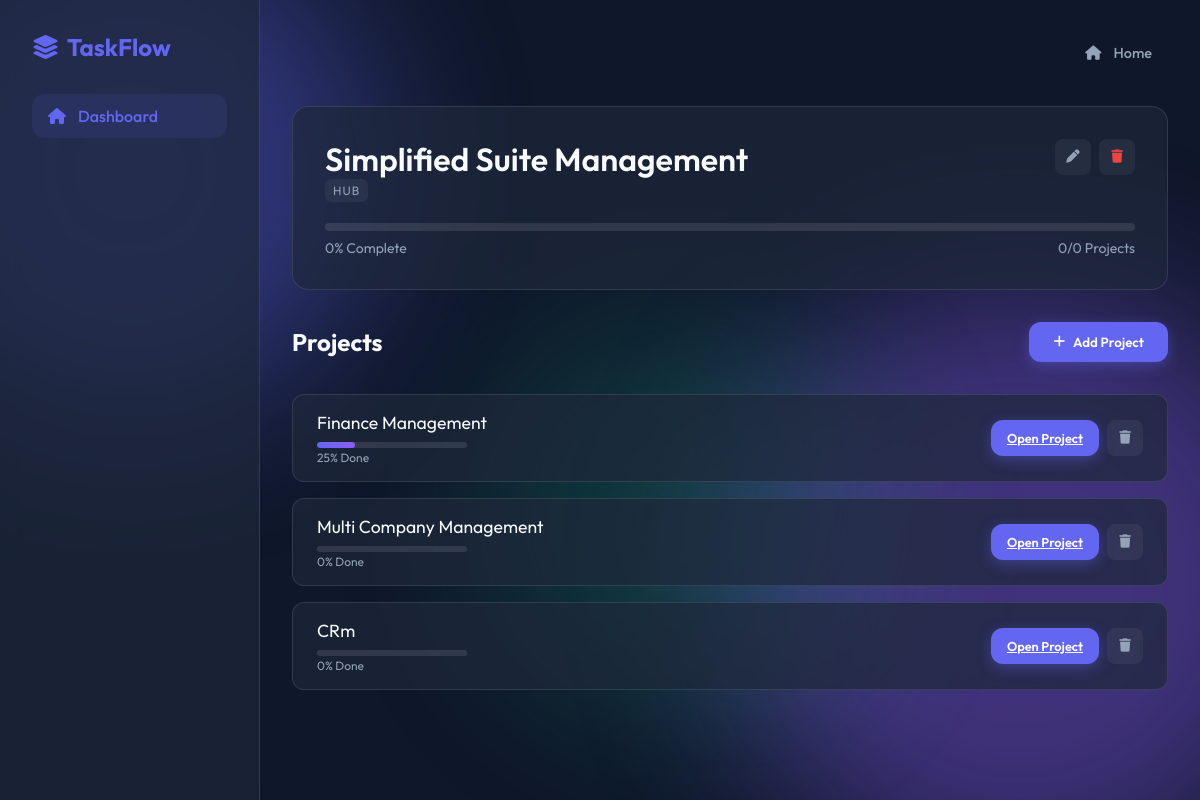
The app's page /list/1 with its own data.
### models.py (models this page shows, shortened)
class TodoList(db.Model):
    id = db.Column(db.Integer, primary_key=True)
    title = db.Column(db.String(100), nullable=False)
    type = db.Column(db.String(20), default='list') # 'hub' or 'list'
    created_at = db.Column(db.DateTime, default=datetime.utcnow)
    items = db.relationship('TodoItem', backref='list', lazy=True, cascade="all, delete-orphan", foreign_keys='TodoItem.list_id')
    def get_progress(self):
        total = len(self.items)
        if total == 0:
            return 0
        done = sum(1 for item in self.items if item.status == 'done')
        return int((done / total) * 100)

class TodoItem(db.Model):
    id = db.Column(db.Integer, primary_key=True)
    list_id = db.Column(db.Integer, db.ForeignKey('todo_list.id'), nullable=False)
    content = db.Column(db.String(200), nullable=False)
    description = db.Column(db.Text, nullable=True)
    notes = db.Column(db.Text, nullable=True)
    status = db.Column(db.String(20), default='not_started') # 'not_started', 'in_progress', 'done'
    linked_list_id = db.Column(db.Integer, db.ForeignKey('todo_list.id'), nullable=True)
    linked_list = db.relationship('TodoList', foreign_keys=[linked_list_id], post_update=True)

### app.py (the view)
@app.route('/list/<int:list_id>')
def list_view(list_id):
    todo_list = TodoList.query.get_or_404(list_id)
    parent_item = TodoItem.query.filter_by(linked_list_id=list_id).first()
    parent_list = parent_item.list if parent_item else None
    return render_template('list_view.html', todo_list=todo_list, parent_list=parent_list)

### templates/list_view.html (shortened to what this page needs)
{% extends 'base.html' %}
{% block content %}
<div class="nav-links" style="margin-bottom: 1rem; display: flex; align-items: center;">
    <a href="/" class="back-link" style="margin-left: auto;"><i class="fa-solid fa-house"></i> Home</a>
</div>
<div class="list-header">
    <div class="card-header">
        <div>
            <h1 id="list-title-display">{{ todo_list.title }}</h1>
            <span class="card-type">{{ todo_list.type }}</span>
        </div>
        <div class="task-actions">
            <button class="btn-icon" onclick="openEditListModal()"><i class="fa-solid fa-pen"></i></button>
            <button class="btn-icon" style="color: var(--danger-color);" onclick="deleteList({{ todo_list.id }})"><i
                    class="fa-solid fa-trash"></i></button>
        </div>
    </div>
    {% if todo_list.type == 'hub' %}
    <div class="progress-container" style="margin-top: 1.5rem;">
    </div>
    <div class="progress-text">
        <span id="progress-percent">0% Complete</span>
        <span id="progress-count">0/0 Projects</span>
    </div>
    {% endif %}
</div>
<div style="margin-bottom: 2rem; display: flex; justify-content: space-between; align-items: center;">
    <h2>{{ 'Projects' if todo_list.type == 'hub' else 'Tasks' }}</h2>
    <button class="btn btn-primary" onclick="openAddItemModal()">
        <i class="fa-solid fa-plus"></i> Add {{ 'Project' if todo_list.type == 'hub' else 'Task' }}
    </button>
</div>
<div class="task-list" id="items-container">
    {% for item in todo_list.items %}
    <div class="task-item {{ 'done' if item.status == 'done' else '' }}" id="item-{{ item.id }}">
        <div class="task-content">
            <div style="flex: 1;">
                <div class="task-text">{{ item.content }}</div>
                {% if todo_list.type == 'hub' and item.linked_list %}
                <div class="progress-container" style="height: 6px; margin-top: 0.5rem; width: 150px;">
                    <div class="progress-bar" style="width: {{ item.linked_list.get_progress() }}%"></div>
                </div>
                <div style="font-size: 0.75rem; color: var(--text-muted); margin-top: 2px;">
                    {{ item.linked_list.get_progress() }}% Done
                </div>
                {% endif %}
            </div>
        </div>
        <div class="task-actions">
            {% if todo_list.type == 'hub' and item.linked_list_id %}
            <a href="/list/{{ item.linked_list_id }}" class="btn btn-primary"
                style="padding: 0.5rem 1rem; font-size: 0.8rem;">
                Open Project
            </a>
            {% endif %}
            <button class="btn-icon" onclick="deleteItem({{ item.id }})"><i class="fa-solid fa-trash"></i></button>
        </div>
    </div>
    {% endfor %}
</div>
{% endblock %}

### static/style.css (style rules this page uses)
:root { --bg-color: #0f172a; --text-color: #f8fafc; --text-muted: #94a3b8; --primary-color: #6366f1; --primary-hover: #4f46e5; --secondary-color: #1e293b; --accent-color: #8b5cf6; --success-color: #10b981; --warning-color: #f59e0b; --danger-color: #ef4444; --glass-bg: rgba(30, 41, 59, 0.7); --glass-border: rgba(255, 255, 255, 0.1); --card-radius: 16px; --transition: all 0.3s ease; }
* { margin: 0; padding: 0; box-sizing: border-box; font-family: 'Outfit', sans-serif; }
body { background-color: var(--bg-color); color: var(--text-color); min-height: 100vh; overflow-x: hidden; }
.nav-links { list-style: none; }
.nav-links a { display: flex; align-items: center; gap: 0.75rem; padding: 0.75rem 1rem; color: var(--text-muted); text-decoration: none; border-radius: 12px; transition: var(--transition); font-weight: 500; }
h1 { font-size: 2rem; font-weight: 600; }
.btn { padding: 0.75rem 1.5rem; border-radius: 12px; border: none; font-weight: 600; cursor: pointer; transition: var(--transition); display: inline-flex; align-items: center; gap: 0.5rem; }
.btn-primary { background: var(--primary-color); color: white; box-shadow: 0 4px 14px 0 rgba(99, 102, 241, 0.39); }
.card-header { display: flex; justify-content: space-between; align-items: flex-start; }
.card-type { font-size: 0.75rem; text-transform: uppercase; letter-spacing: 1px; padding: 0.25rem 0.5rem; border-radius: 6px; background: rgba(255, 255, 255, 0.05); color: var(--text-muted); }
.progress-container { width: 100%; height: 8px; background: rgba(255, 255, 255, 0.1); border-radius: 4px; overflow: hidden; margin-top: auto; }
.progress-bar { height: 100%; background: linear-gradient(90deg, var(--primary-color), var(--accent-color)); border-radius: 4px; transition: width 0.5s ease; }
.progress-text { font-size: 0.875rem; color: var(--text-muted); margin-top: 0.5rem; display: flex; justify-content: space-between; }
.list-header { margin-bottom: 2rem; background: var(--glass-bg); padding: 2rem; border-radius: var(--card-radius); border: 1px solid var(--glass-border); }
.back-link { color: var(--text-muted); text-decoration: none; display: inline-flex; align-items: center; gap: 0.5rem; margin-bottom: 1rem; font-size: 0.9rem; transition: var(--transition); }
.task-list { display: flex; flex-direction: column; gap: 1rem; }
.task-item { background: var(--glass-bg); border: 1px solid var(--glass-border); padding: 1rem 1.5rem; border-radius: 12px; display: flex; align-items: center; justify-content: space-between; transition: var(--transition); }
.task-content { display: flex; align-items: center; gap: 1rem; flex: 1; }
.task-text { font-size: 1.1rem; }
.task-actions { display: flex; gap: 0.5rem; }
.btn-icon { width: 36px; height: 36px; border-radius: 8px; border: none; background: rgba(255, 255, 255, 0.05); color: var(--text-muted); cursor: pointer; display: flex; align-items: center; justify-content: center; transition: var(--transition); }

### records on screen
TodoList: title "Simplified Suite Management", type "HUB", type "Projects", type "Project"
TodoItem: content "Finance Management", linked_list.get_progress "25"
TodoItem: content "Multi Company Management", linked_list.get_progress "0"
TodoItem: content "CRm", linked_list.get_progress "0"
